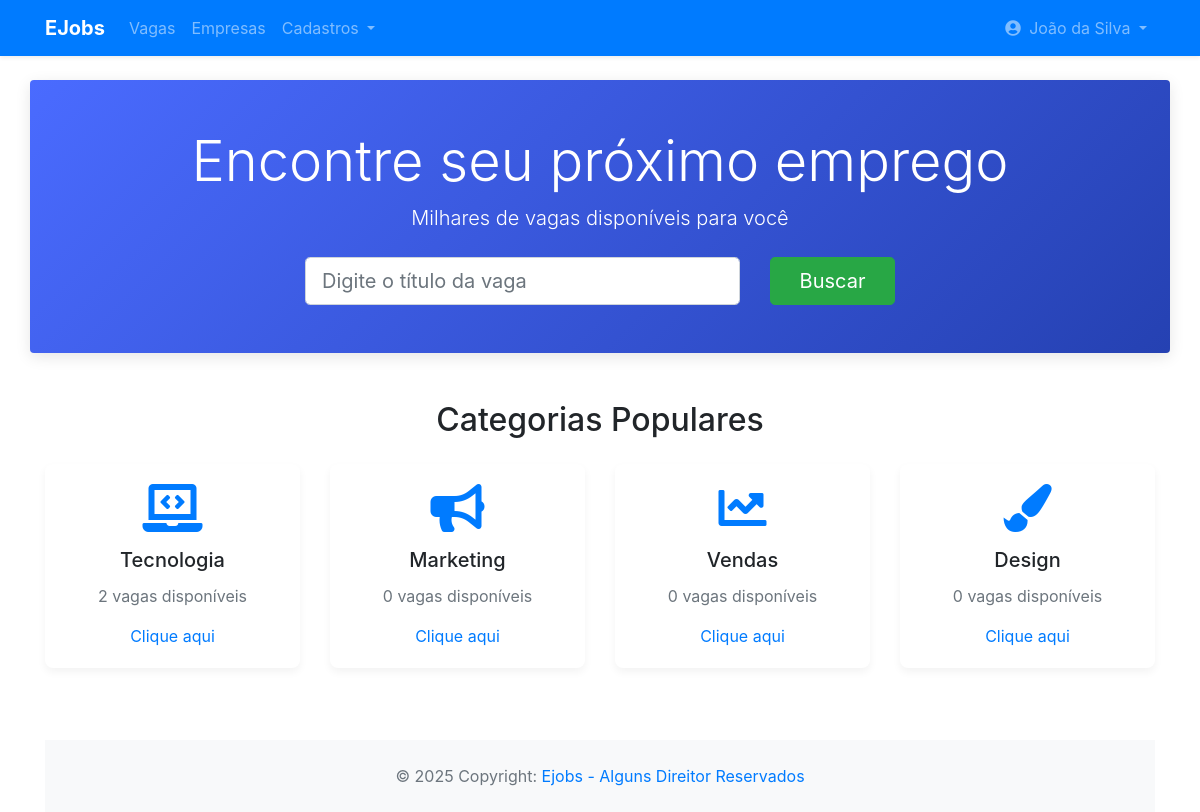
Screenshot of /app/controller/HomeController.php?action=home (signed in) with the database file from the repository.
### tables this page shows
CREATE TABLE categorias (
    id INT PRIMARY KEY AUTO_INCREMENT,
    nome VARCHAR(255),
    icone VARCHAR(255)
);

### app/controller/HomeController.php (called while the page is built, shortened)
<?php
require_once(__DIR__ . "/../dao/CategoriaDAO.php");
class HomeController extends Controller {
    private CategoriaDAO $categoriaDao;
    public function __construct() {
        $this->categoriaDao = new CategoriaDAO();
        $this->handleAction();
    }
    public function home() {
        $dados = [];
        $dados["categorias"] = $this->categoriaDao->list();
        $this->loadView("home/home.php", $dados);
    }
}
new HomeController();

### app/model/Categoria.php (called while the page is built)
<?php
class Categoria {
    private ?int $id;
    private ?string $nome;
    private ?string $icone;
    private ?int $total_vagas;
    public function getId(): ?int
    {
        return $this->id;
    }
    public function setId(?int $id): self
    {
        $this->id = $id;
        return $this;
    }
    public function getNome(): ?string
    {
        return $this->nome;
    }
    public function setNome(?string $nome): self
    {
        $this->nome = $nome;
        return $this;
    }
    public function getIcone(): ?string
    {
        return $this->icone;
    }
    public function setIcone(?string $icone): self
    {
        $this->icone = $icone;
        return $this;
    }
    public function getTotalVagas(): ?int
    {
        return $this->total_vagas;
    }
    public function setTotalVagas(?int $total_vagas): self
    {
        $this->total_vagas = $total_vagas;
        return $this;
    }
}

### app/dao/CategoriaDAO.php (called while the page is built, shortened)
<?php
include_once(__DIR__ . "/../model/Categoria.php");
class CategoriaDAO {
    public function list() {
        $conn = Connection::getConn();
        $sql = "SELECT c.id, c.nome, c.icone, COUNT(v.id) AS total_vagas
                FROM categorias c
                LEFT JOIN vaga v ON v.categoria_id = c.id AND v.status = 'Ativo'
                GROUP BY c.id, c.nome, c.icone
                ORDER BY total_vagas DESC LIMIT 4";
        $stm = $conn->prepare($sql);
        $stm->execute();
        $result = $stm->fetchAll();
        return $this->mapCategoria($result);
    }
    private function mapCategoria($result) {
        $categorias = array();
        foreach ($result as $dado) {
            $categoria = new Categoria();
            $categoria->setId($dado['id']);
            $categoria->setNome($dado['nome']);
            $categoria->setIcone($dado['icone']);
            $categoria->setTotalVagas($dado['total_vagas'] ?? 0);
            array_push($categorias, $categoria);
        }
        return $categorias;
    }
}

### app/view/home/home.php (the view, shortened to what this page needs)
<?php
require_once(__DIR__ . "/../include/header.php");
require_once(__DIR__ . "/../include/menu.php");
?>
<link rel="stylesheet" href="<?= BASEURL ?>/view/home/home.css">
<link rel="stylesheet" href="<?= BASEURL ?>/view/include/header.css">
<div class="container">
    <div class="row mt-4 mb-5">
        <div class="col-12 text-center py-5 bg-primary text-white rounded banner">
            <h1 class="display-4">Encontre seu próximo emprego</h1>
            <p class="lead">Milhares de vagas disponíveis para você</p>
            <form class="mt-4 job-search-form" method="GET" action="<?= BASEURL ?>/controller/VagaController.php">
                <div class="row justify-content-center">
                    <div class="col-md-6">
                        <input type="text" name="search" class="form-control form-control-lg"
                            placeholder="Digite o título da vaga"
                            value="<?= isset($_GET['search']) ? htmlspecialchars($_GET['search']) : '' ?>"
                            required>
                    </div>
                    <div class="col-md-2">
                        <button type="submit" class="btn btn-success btn-lg btn-block">Buscar</button>
                    </div>
                </div>
            </form>
        </div>
    </div>
    <div class="row mb-5">
        <div class="col-12">
            <h2 class="text-center mb-4">Categorias Populares</h2>
        </div>
        <?php
        foreach($dados['categorias'] as $categoria){
        ?>
            <div class="col-md-3 mb-4">
                <div class="card text-center category-card">
                    <div class="card-body">
                        <i class="fas <?= $categoria->getIcone() ?> fa-3x mb-3 text-primary"></i>
                        <h5 class="card-title"><?= $categoria->getNome() ?></h5>
                        <p class="card-text text-muted"><?= $categoria->getTotalVagas() ?> vagas disponíveis</p>
                        <a href="<?= BASEURL ?>/controller/VagaController.php?action=listPublic&idCategoria=<?= $categoria->getId() ?>"
                                class="stretched-link">Clique aqui</a>
                    </div>
                </div>
            </div>
        <?php
        }
        ?>
    </div>
    <?php
    require_once(__DIR__ . "/../include/footer.php");
    ?>

### app/view/home/home.css (style rules this page uses)
.banner { background: linear-gradient(135deg, #4a6bff 0%, #2541b2 100%); padding: 60px 0; border-radius: 8px; box-shadow: 0 4px 15px rgba(0, 0, 0, 0.1); }
.job-search-form { max-width: 900px; margin: 0 auto; }
.category-card { transition: all 0.3s ease; border: none; border-radius: 8px; box-shadow: 0 4px 8px rgba(0, 0, 0, 0.05); height: 100%; }

### rows the page displays
categorias: nome "Tecnologia", TotalVagas "2"
categorias: nome "Marketing", TotalVagas "0"
categorias: nome "Vendas", TotalVagas "0"
categorias: nome "Design", TotalVagas "0"

### other values shown
$nome "João da Silva"
